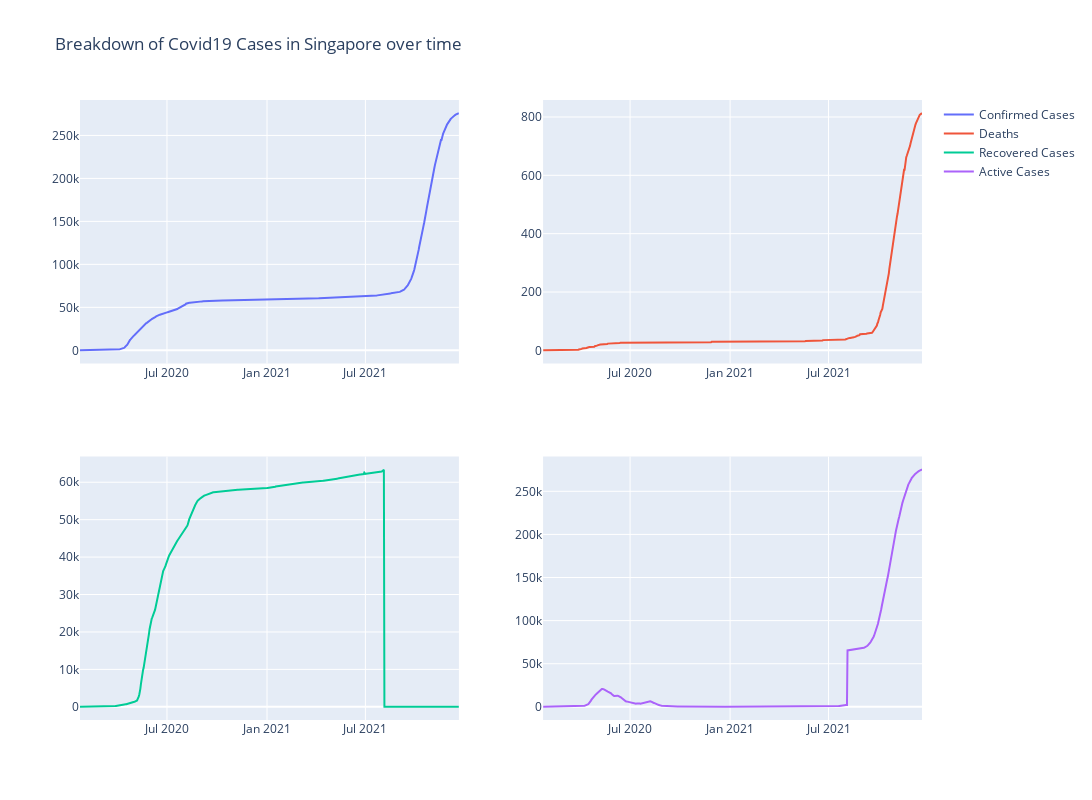

The code cell stored with this chart in its notebook:
### Code cell
from plotly.subplots import make_subplots
import plotly.graph_objects as go

fig = make_subplots(rows=2, cols=2)

fig.add_trace(
    go.Scatter(x=df['Date'], y=df['Confirmed'], mode='lines', name='Confirmed Cases'),
    row=1, col=1
)
fig.add_trace(
    go.Scatter(x=df['Date'], y=df['Deaths'], mode='lines', name='Deaths'),
    row=1, col=2
)
fig.add_trace(
    go.Scatter(x=df['Date'], y=df['Recovered'], mode='lines', name='Recovered Cases'),
    row=2, col=1
)
fig.add_trace(
    go.Scatter(x=df['Date'], y=df['Active'], mode='lines', name='Active Cases'),
    row=2, col=2
)

fig.update_layout(
    autosize=False,
    width=1200,
    height=800,
    title_text= 'Breakdown of Covid19 Cases in Singapore over time'
)


fig.show()

### Figure 1 — Plotly figure (JSON) as saved in the notebook; plotly's stock layout.template omitted (floating-point values rounded to 4 significant figures; data arrays with more than 128 entries replaced by an {"elided": "..."} marker saying what was removed)
{"data": [{"mode": "lines", "name": "Confirmed Cases", "type": "scatter", "x": {"elided": "698 str values"}, "xaxis": "x", "y": {"elided": "698 int values"}, "yaxis": "y"}, {"mode": "lines", "name": "Deaths", "type": "scatter", "x": {"elided": "698 str values"}, "xaxis": "x2", "y": {"elided": "698 int values"}, "yaxis": "y2"}, {"mode": "lines", "name": "Recovered Cases", "type": "scatter", "x": {"elided": "698 str values"}, "xaxis": "x3", "y": {"elided": "698 int values"}, "yaxis": "y3"}, {"mode": "lines", "name": "Active Cases", "type": "scatter", "x": {"elided": "698 str values"}, "xaxis": "x4", "y": {"elided": "698 int values"}, "yaxis": "y4"}], "layout": {"autosize": false, "height": 800, "title": {"text": "Breakdown of Covid19 Cases in Singapore over time"}, "width": 1200, "xaxis": {"anchor": "y", "domain": [0, 0.45]}, "xaxis2": {"anchor": "y2", "domain": [0.55, 1]}, "xaxis3": {"anchor": "y3", "domain": [0, 0.45]}, "xaxis4": {"anchor": "y4", "domain": [0.55, 1]}, "yaxis": {"anchor": "x", "domain": [0.575, 1]}, "yaxis2": {"anchor": "x2", "domain": [0.575, 1]}, "yaxis3": {"anchor": "x3", "domain": [0, 0.425]}, "yaxis4": {"anchor": "x4", "domain": [0, 0.425]}}}
